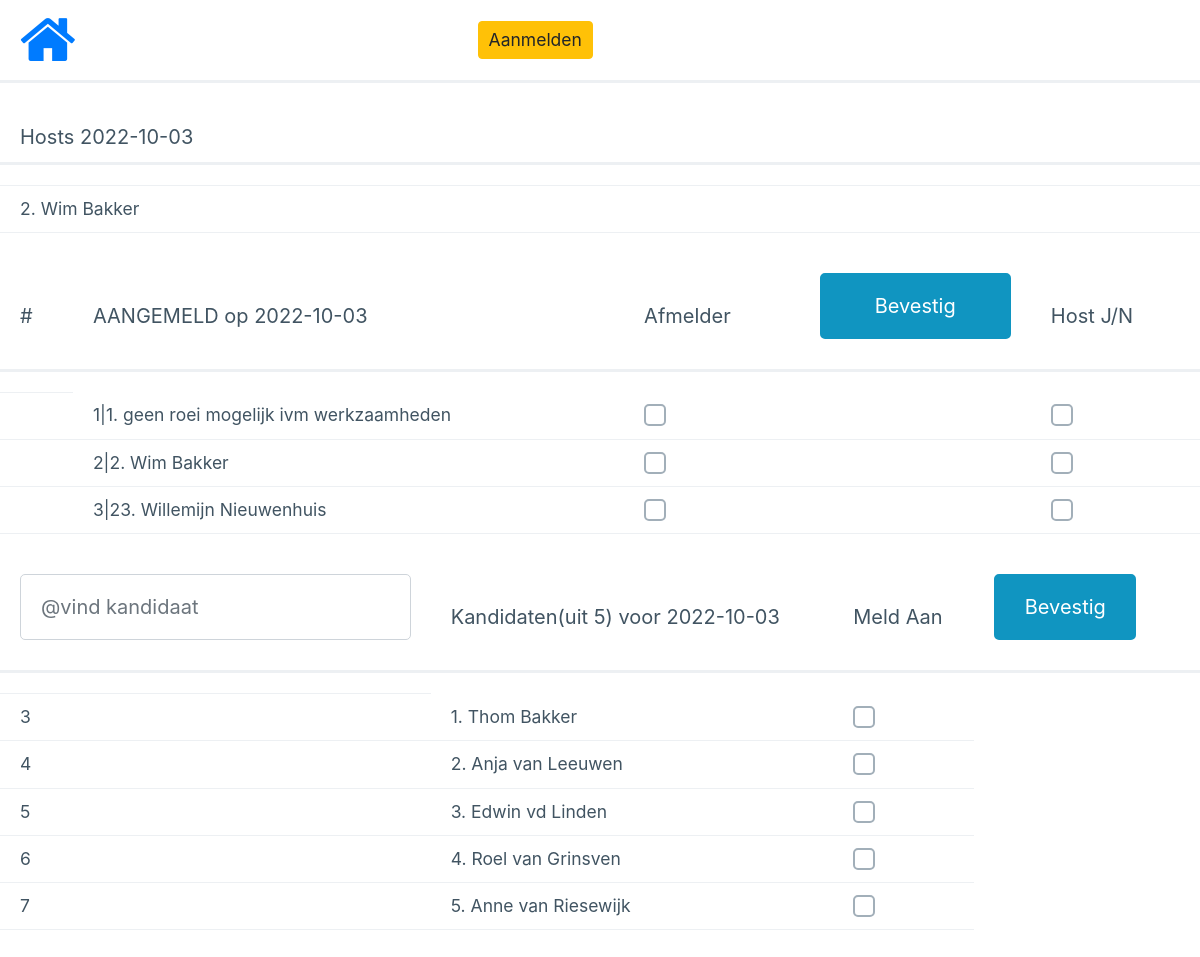
The page /beatrix105/vote/ on the database its author committed.
### beatrix/models.py (models this page shows, shortened)
class Flexevent(models.Model):
    id = models.AutoField(primary_key=True)
    event_text = models.CharField(max_length=200)
    pub_date = models.CharField(max_length=35)
    pub_time = models.CharField(max_length=35)
    dagnaam = models.CharField(max_length=35, default='10:00')
    flexhost = models.CharField(max_length=135, default='-')
    lid = models.ManyToManyField(Person,through='Flexlid')  ##, on_delete=models.SET_NULL, null=True)

class Person(models.Model):
    name = models.CharField(max_length=100)
    email = models.CharField(max_length=100,blank=True)
    is_flex = models.BooleanField(default=True)        #wil ingedeeld worden in flexpoule
    is_host = models.BooleanField(default=False)        #kan flexhost zijn
    keuzes = models.IntegerField(default=0) #aantal keren als host gekozen

### beatrix/views.py (the view, shortened to what this page needs)
# urls.py: path('<int:event_id>/vote/', vote, name='vote'),
def vote(request, event_id):
    event = get_object_or_404(Flexevent, pk=event_id)
    leden = []
    afmeldingen=[]
    hosts=[]
    for h in request.POST.getlist('hoofdhost'):
        hosts.append(h)
    for af in request.POST.getlist('afmelding'):
        afmeldingen.append(af)
    for l in request.POST.getlist('aanmelding'):
        leden.append(l)
    if len(hosts)>0:
        h=Person.objects.all().filter(id__in=hosts)[:1]
        Flexevent.objects.all().filter(id=event_id).update(flexhost=h[0].name)
        Flexlid.objects.all().filter(flexevent_id=event_id,member_id=h[0].id).update(is_host=1)
    boten=Boot.objects.all().filter(beschikbaar=True,flexhost=event_id)
    for l in leden:
        Flexlid.objects.all().update_or_create(
            member_id=l,
            flexevent_id=event_id,
        )
    aanwezig=Flexlid.objects.all().filter(flexevent_id=event_id)
    ishost=Flexlid.objects.all().filter(flexevent_id=event_id,is_host=True)
    ingedeelden=aanwezig.values_list('member_id', flat=True)
    zijnhost=ishost.values_list('member_id', flat=True)
    kandidaten=Person.objects.all().exclude(id__in=ingedeelden)[:5]
    aanwezigen=Person.objects.all().filter(id__in=ingedeelden)
    hosts=Person.objects.all().filter(id__in=zijnhost) #.update(is_host=True)
    question = get_object_or_404(Flexevent, pk=event_id)
    try:
        selected_choice = question.lid.get(pk=request.POST['aanmelding'])
        print('vote event_id, try')
    except (KeyError, Choice.DoesNotExist):
        print('vote choice, except')
        return render(request, 'beatrix/detail.html', {
            'question': event,
            'kandidaten':kandidaten,
            'aanwezig':aanwezigen,
            'hosts':hosts,
            'boten':boten,
            'aantal':kandidaten.count(),
            'error_message': "Er is geen keuze gemaakt.",
        })
    return HttpResponseRedirect(reverse('vote', args=(event_id,)))

### beatrix/templates/beatrix/detail.html (shortened to what this page needs)
{% extends 'base.html' %}
{% block content %}
<form action="{% url 'vote' question.id %}" method="post">
   <table class="person-table">
              <thead>
                <tr>
                  <th>Hosts {{question.pub_date}}</th>
                </tr>
              </thead>
                 <tbody>
                        <td>{% for hh in hosts %}
                            <tr>
                        </td>
                        <td>{{hh.id}}. {{hh.name}}</td>
                        {% endfor %}
                    </tbody>
                </table>
                <table class="person-table">
              <thead>
                <tr>
                  <th>#</th>
                  <th>AANGEMELD op {{question.pub_date}}</th>
                  <th>Afmelder </th>
                  <th><input type="submit" value="Bevestig"> </th>
                  <th>Host J/N </th>
                </tr>
              </thead>
                 <tbody>
                        <td>{% for aa in aanwezig %}
                            <tr>
                        </td>
                        <td>{{t.id }}</td>
                        <td>{{ forloop.counter }}|{{aa.id}}. {{aa.name}}</td>
                        <td>
                        <input type="checkbox" name="afmelding" id="host{{ forloop.counter }}" value="{{ aa.id }}">
                        </td>
                        <td>
                        <td>
                        <input type="checkbox" name="hoofdhost" id="host{{ forloop.counter }}" value="{{ aa.id }}">
                        </td>
                        </td>
                        {% endfor %}
                        </tr>
                    </tbody>
                </table>
    <table class='person-table'>
              <thead>
                <tr>
                  <th>    <input id="search-input" class="form-control" type="text" placeholder='@vind kandidaat'></th>
                  <th>Kandidaten(uit {{aantal}}) voor {{question.pub_date}}</th>
                  <th>Meld Aan </th>
                  <th><input type="submit" value="Bevestig"> </th>
                  <th></th>
                </tr>
              </thead>
                    <tbody id = myTable>
                        <td>{% for t in kandidaten %}
                            <tr>
                        </td>
                        <td>{{t.id }}</td>
                        <td>{{ forloop.counter }}. {{t.name}}</td>
                        <td>
                        <input type="checkbox" name="aanmelding" id="host{{ forloop.counter }}" value="{{ t.id }}">
                        </td>
                        {% endfor %}
                        </tr>
                    </tbody>
</form>
{% endblock %}

### rows shown on the page
Flexevent: pub_date "2022-10-03"
Person: id "2", name "Wim Bakker"
Person: id "1", name "geen roei mogelijk ivm werkzaamheden"
Person: id "23", name "Willemijn Nieuwenhuis"
Person: id "3", name "Thom Bakker"
Person: id "4", name "Anja van Leeuwen"
Person: id "5", name "Edwin vd Linden"
Person: id "6", name "Roel van Grinsven"
Person: id "7", name "Anne van Riesewijk"

### other values the page prints
{{ aantal }} "5"
